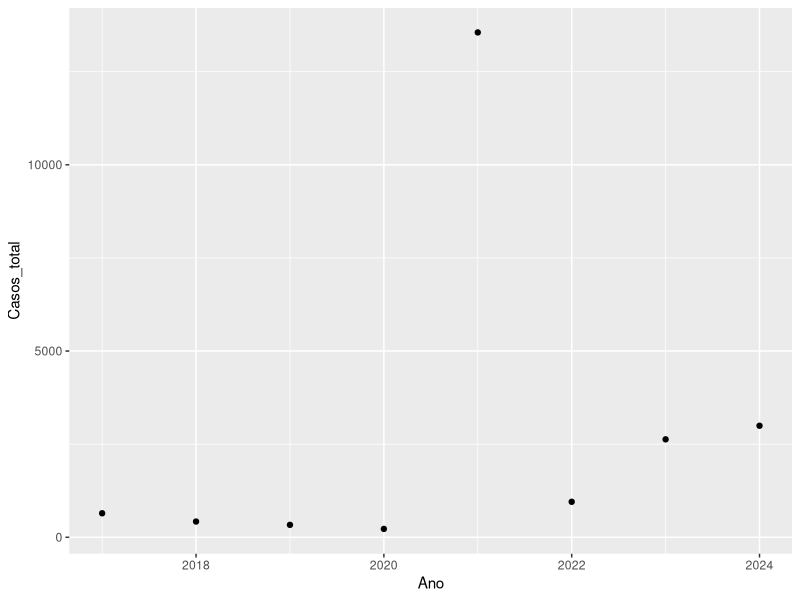
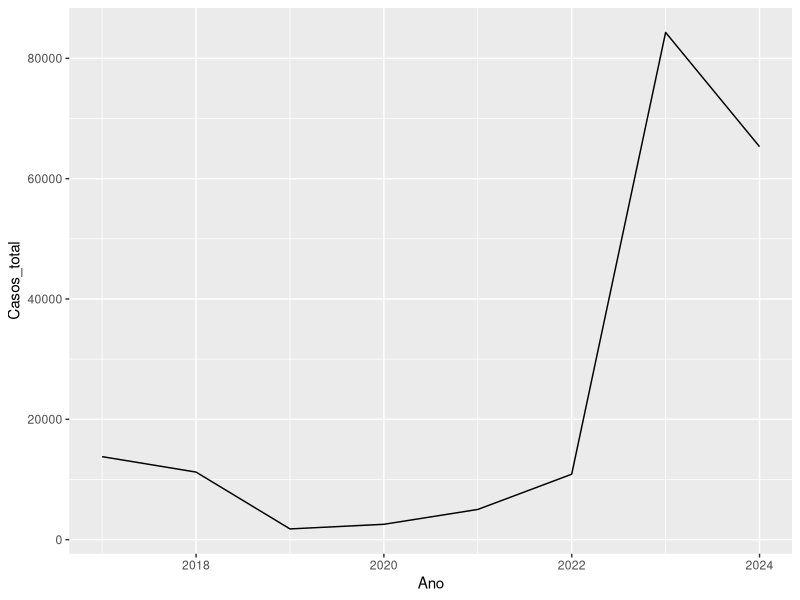
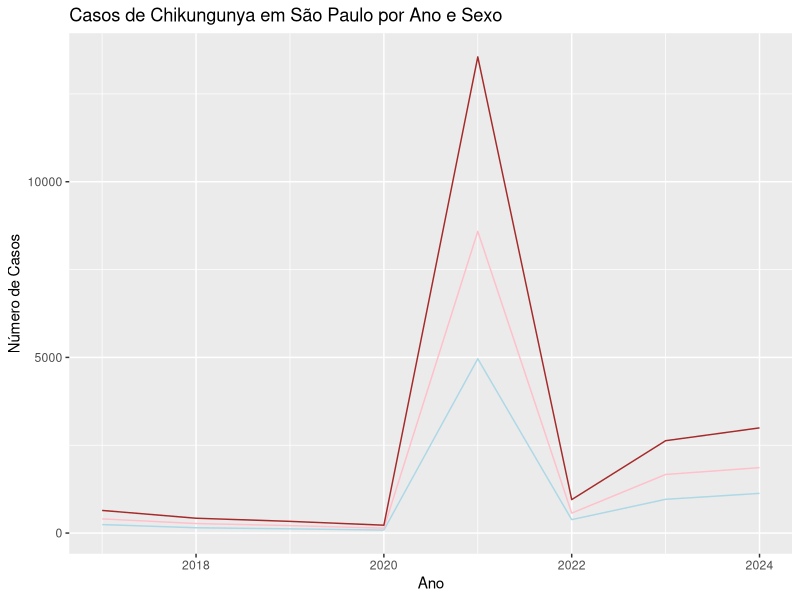
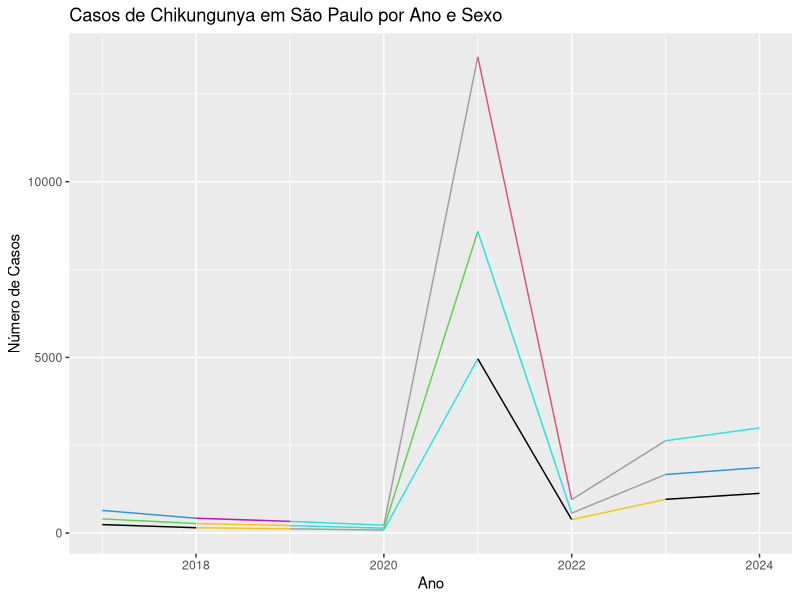

Here is the R script that generated these plots, in order: (Note: this script raises an error after producing the figures.)
library(ggplot2)
library(dplyr)

dados_chik <- read.csv('dados/dados_chik.csv')

dados_chik$Ano <- as.numeric(dados_chik$Ano)
dados_chik$Casos_total <- as.numeric(dados_chik$Casos_total)
dados_chik$Casos_M_total <- as.numeric(dados_chik$Casos_M_total)
dados_chik$Casos_F_total <- as.numeric(dados_chik$Casos_F_total)

dados_chik%>%
  filter(UF == 'São Paulo')%>%
  ggplot(aes(x = Ano, y = Casos_total))+
  geom_point()

dados_chik%>%
  filter(UF == 'Minas Gerais')%>%
  ggplot(aes(x = Ano, y = Casos_total))+
  geom_line()

View(dados_chik)

nomes_sexo <- c(
  'Masculino' = 'Casos_M_total',
  'Feminino' = 'Casos_F_total',
  'Ambos' = 'Casos_total'
)

# Filtrar os dados para São Paulo
dados_sp <- dados_chik %>%
  filter(UF == 'São Paulo')

# Plotar o gráfico de linhas
ggplot(dados_sp, aes(x = Ano)) +
  geom_line(aes_string(y = nomes_sexo['Masculino']), color = 'lightblue') +
  geom_line(aes_string(y = nomes_sexo['Feminino']), color = 'pink') +
  geom_line(aes_string(y = nomes_sexo['Ambos']), color = 'brown') +
  labs(title = 'Casos de Chikungunya em São Paulo por Ano e Sexo',
       x = 'Ano',
       y = 'Número de Casos') +
  scale_color_manual(values = c('lightblue', 'pink', 'brown'), 
                     labels = c('Masculino', 'Feminino', 'Ambos'))





# Definir as cores para cada sexo
cores <- c('lightblue', 'pink', 'brown')

# Criar um gráfico vazio
p <- ggplot(dados_sp, aes(x = Ano))

# Adicionar linhas para cada sexo usando um loop for
for (sexo in nomes_sexo) {
  p <- p + geom_line(aes_string(y = sexo, color = sexo), data = dados_sp) +
    scale_color_manual(values = cores[match(sexo, nomes_sexo)])
}

# Adicionar rótulos aos eixos e título
p <- p + labs(title = 'Casos de Chikungunya em São Paulo por Ano e Sexo',
              x = 'Ano',
              y = 'Número de Casos') +
  scale_color_identity()

# Exibir o gráfico
print(p)



########guardando
ggplot(dados_filtrados, aes(x = Ano)) +
  geom_line(aes_string(y = y_var), color = 'lightblue') +
  labs(title = 'Casos de Chikungunya em São Paulo por Ano e Sexo',
       x = 'Ano',
       y = 'Número de Casos')

